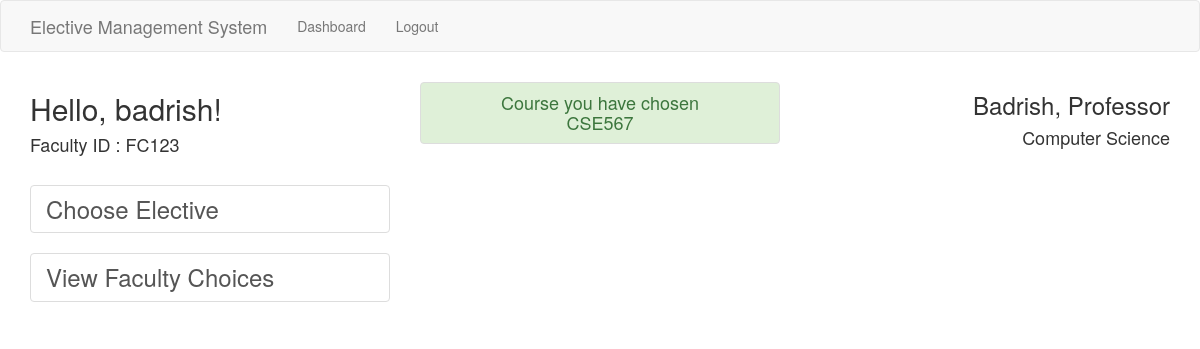
The page /index (signed in) on the database its author committed.
### app/models.py (models this page shows, shortened)
class User(UserMixin, db.Model):
    id = db.Column(db.Integer, primary_key=True)
    username = db.Column(db.String(64), index=True, unique=True)
    email = db.Column(db.String(120), index=True, unique=True)
    password_hash = db.Column(db.String(128))
    role = db.Column(db.String(40))

class Faculty(db.Model):
    id = db.Column(db.Integer, primary_key=True)
    user_id = db.Column(db.Integer, index = True)
    fac_id = db.Column(db.String(40), index=True)
    elective_id = db.Column(db.String(10), index = True)

class FacultyDetails(db.Model):
    id = db.Column(db.Integer, primary_key=True)
    fac_id = db.Column(db.String(10), index = True, unique = True)
    name = db.Column(db.String(10), index = True)
    designation = db.Column(db.String(10), index = True)
    department = db.Column(db.String(10), index = True)

### app/main/routes.py (the view, shortened to what this page needs)
@bp.route('/')
@bp.route('/index')
@login_required
def index():
    print(session['role'])
    if(session['role'] == 'Chairperson'):
        data = read_json()
        return render_template('index.html', title='Home', role = session['role'], data = data)
    elif(session['role'] == 'Faculty'):
        tmp = Faculty.query.filter_by(user_id = current_user.id).first()
        fac_id = tmp.fac_id
        elective_id = tmp.elective_id
        tmp = FacultyDetails.query.filter_by(fac_id = fac_id).first()
        data = {'name' : tmp.name, 'designation': tmp.designation, 'department' : tmp.department, 'id' : fac_id, 'elective_id': elective_id}
        return render_template('index.html', title='Home', role = session['role'], data = data)
    else:
        return render_template('index.html', title='Home', role = session['role'])

### app/models.py (called while the page is built)
@login.user_loader
def load_user(id):
    return User.query.get(int(id))

### app/templates/index.html
{% extends "base.html" %}
{% block app_content %}
    {% if role == 'Chairperson' %}
        {% include 'chairpersonDashboard.html' %}
    {% elif role == 'Student' %}
        {% include 'studentDashboard.html' %}
    {% elif role == 'Faculty' %}
        {% include 'facultyDashboard.html' %}
    {% elif role == 'Admin' %}
        {% include 'adminDashboard.html' %}
    {% endif %}
{% endblock %}

### app/templates/facultyDashboard.html
<div class="row">
    <div class="col-md-4">
        <div><h2 id="greeting"> Hello, {{current_user.username}}! </h2></div>
        <h4> Faculty ID : {{data.id }} </h4>
    </div>
    <div class="col-md-4">
            {% if data['elective_id'] != 'None' %}
            <div class="list-group">
                <h4 class="list-group-item list-group-item-success text-center"> Course you have chosen <br> {{data['elective_id']}} </h4>
            </div>
            {% endif %}
    </div>
    <div class = "col-md-4 text-right" >
        <h3> {{data.name}}, {{data.designation}} </h3>
        <h4> {{data.department}} </h4>
    </div>
</div>
<div class="row">
    <div class="col-md-4">
        <div class="list-group">
            <h3><a href = "{{ url_for('main.chooseElectiveToOffer') }}" class = "list-group-item"> Choose Elective </a></h3>
            <h3><a href = "{{ url_for('main.viewFacultyChoice') }}" class = "list-group-item"> View Faculty Choices </a></h3>
        </div>
    </div>
</div>

### rows shown on the page
User: username "badrish"
Faculty: id "FC123", elective_id "CSE567"
FacultyDetails: name "Badrish", designation "Professor", department "Computer Science"
